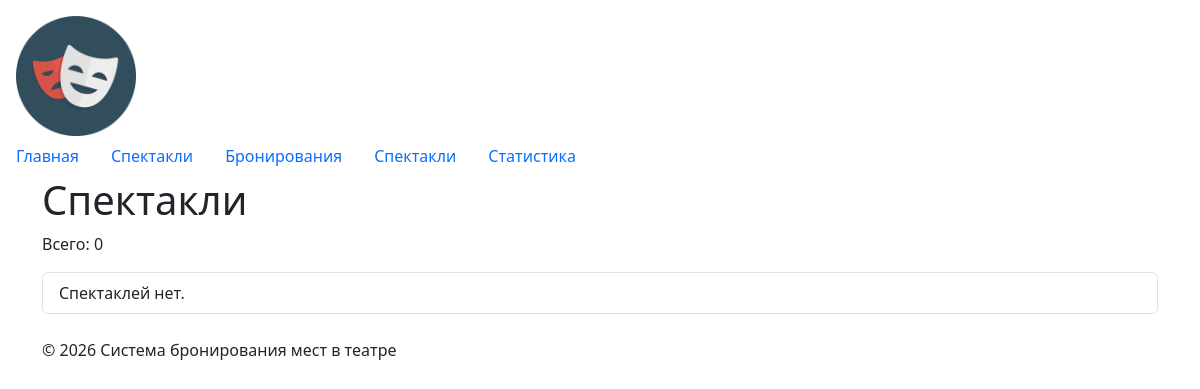
The page /plays/ on the database as committed earlier.
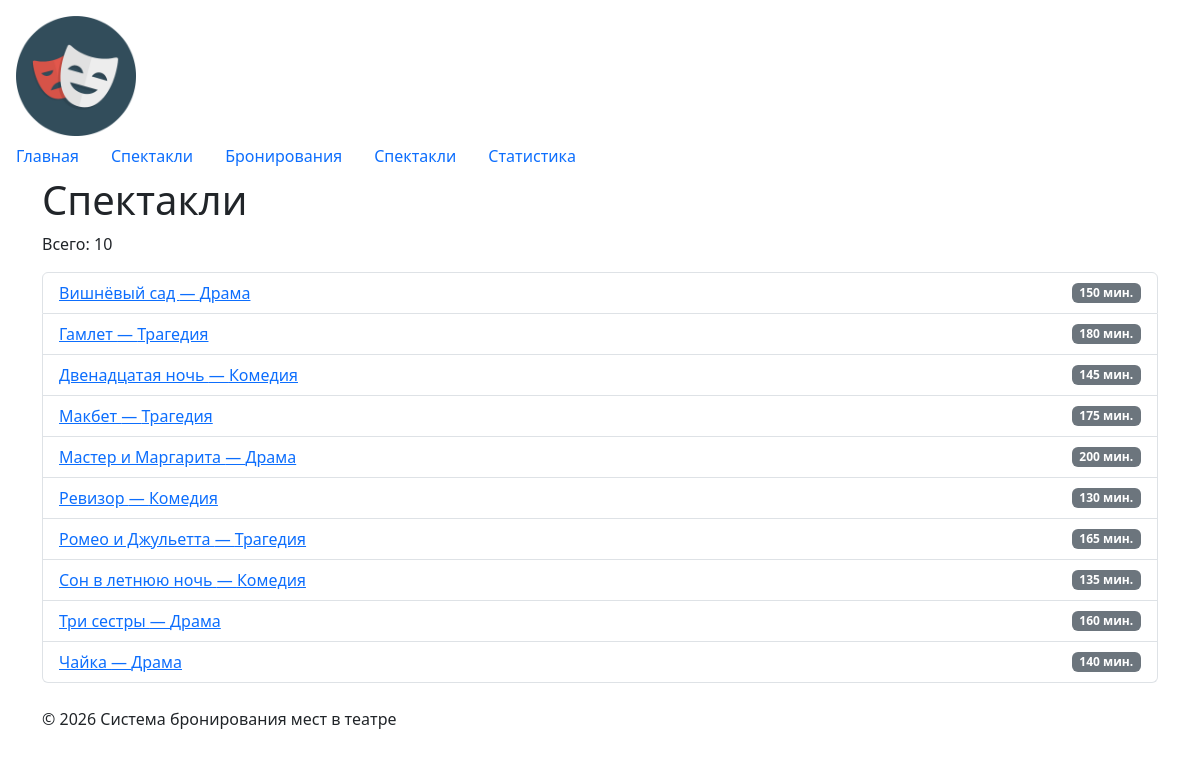
The same page on the database as committed later.
### plays/models.py (models this page shows, shortened)
class Play(models.Model):
    title = models.CharField(
        max_length=200,
        verbose_name="Название",
    )
    genre = models.CharField(
        max_length=100,
        verbose_name="Жанр",
    )
    duration_min = models.PositiveIntegerField(
        verbose_name="Продолжительность, мин.",
    )
    class Meta:
        ordering = ["title"]
        verbose_name = "Спектакль"
        verbose_name_plural = "Спектакли"

### plays/views.py (the view)
# urls.py: path("", views.plays_list, name="list"),
def plays_list(request):
    plays = Play.objects.order_by("title")
    return render(request, "plays/play_list.html", {"plays": plays})

### plays/templates/plays/play_list.html (shortened to what this page needs)
{% extends "base.html" %}
{% block content %}
<h1>Спектакли</h1>
<p>Всего: {{ plays|length }}</p>
<ul class="list-group">
{% for play in plays %}
    <li class="list-group-item d-flex justify-content-between align-items-center">
        <a href="{% url 'plays:detail' play.id %}">
            {{ play.title }} — {{ play.genre }}
        </a>
        <span class="badge bg-secondary">{{ play.duration_min }} мин.</span>
    </li>
{% empty %}
    <li class="list-group-item">Спектаклей нет.</li>
{% endfor %}
</ul>
{% endblock %}

### templates/base.html (shortened to what this page needs)
{% load static %}
<!DOCTYPE html>
<html lang="ru">
<head>
    <link rel="stylesheet"
          href="https://cdn.jsdelivr.net/npm/bootstrap@5.3.3/dist/css/bootstrap.min.css">
    <link rel="stylesheet" href="{% static 'homepage/css/style.css' %}">
</head>
<body>
    <img src="{% static 'homepage/img/logo.png' %}"
         alt="Театр" class="theatre-logo">
    {% include "includes/navigation.html" %}
    <main class="container">
        {% block content %}{% endblock %}
    </main>
    <footer class="container mt-4 mb-3">
        <p>© <span id="current-year"></span> Система бронирования мест в театре</p>
    </footer>
</body>
</html>

### templates/includes/navigation.html
<nav class="nav">
    <a class="nav-link" href="{% url 'homepage:index' %}">Главная</a>
    <a class="nav-link" href="{% url 'plays:list' %}">Спектакли</a>
    <a class="nav-link" href="{% url 'bookings:list' %}">Бронирования</a>
    <a class="nav-link" href="{% url 'plays:list' %}">Спектакли</a>
    <a class="nav-link" href="{% url 'bookings:statistics' %}">Статистика</a>
</nav>

### homepage/static/homepage/css/style.css (style rules this page uses)
body { min-height: 100vh; }
.theatre-logo { width: 120px; height: auto; margin: 1rem 0 0 1rem; }

Rows that differ between the two databases and show on the page:
added Play: title "Вишнёвый сад", genre "Драма", duration_min "150"
added Play: title "Гамлет", genre "Трагедия", duration_min "180"
added Play: title "Двенадцатая ночь", genre "Комедия", duration_min "145"
added Play: title "Макбет", genre "Трагедия", duration_min "175"
added Play: title "Мастер и Маргарита", genre "Драма", duration_min "200"
added Play: title "Ревизор", genre "Комедия", duration_min "130"
added Play: title "Ромео и Джульетта", genre "Трагедия", duration_min "165"
added Play: title "Сон в летнюю ночь", genre "Комедия", duration_min "135"
added Play: title "Три сестры", genre "Драма", duration_min "160"
added Play: title "Чайка", genre "Драма", duration_min "140"
Other text that changed with them:
{{ plays|length }}: "0" → "10"
text no longer shown: "Спектаклей нет."
